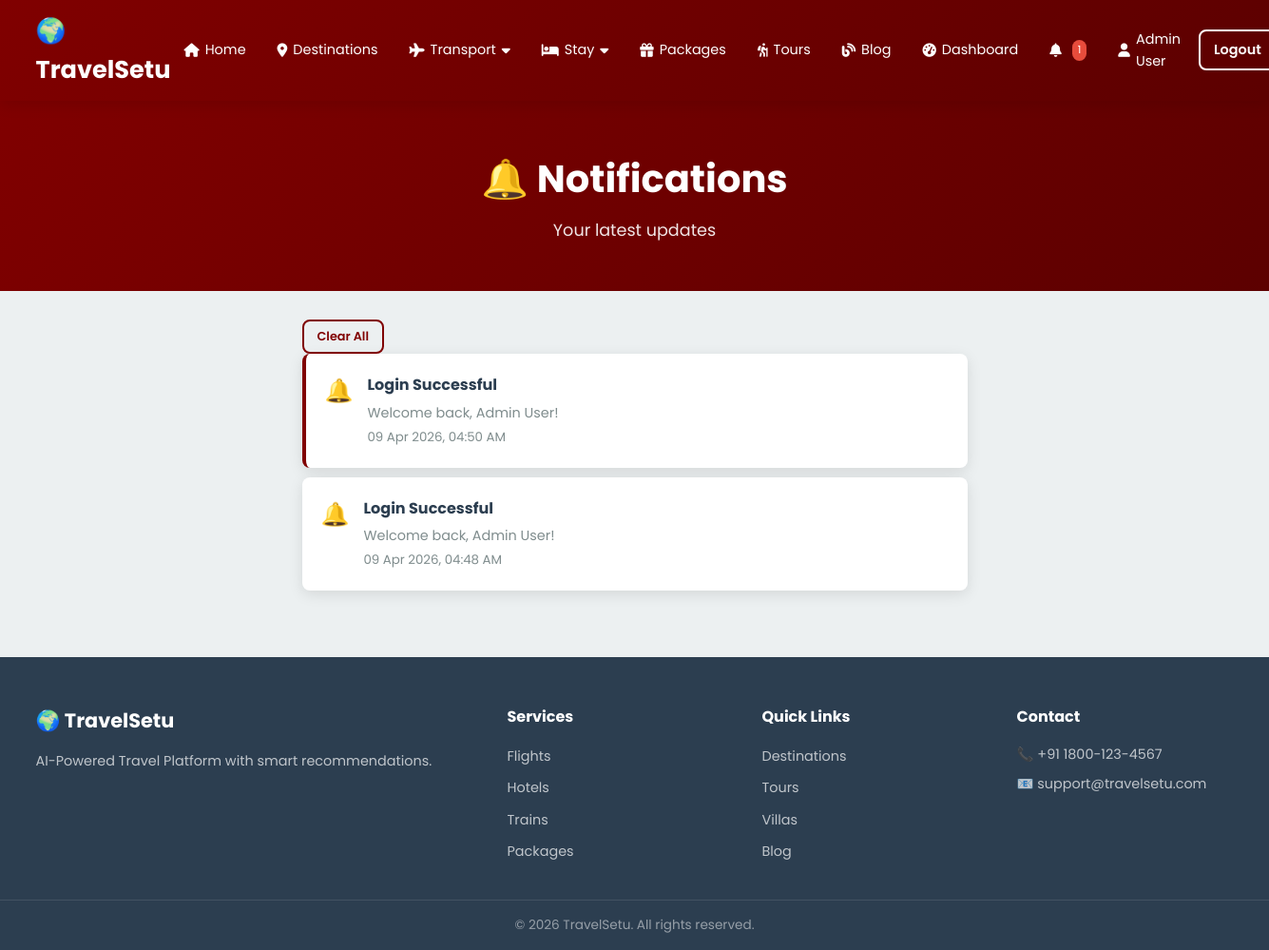
Page /notifications (signed in) on the committed database.
### app.py (models this page shows, shortened)
class User(UserMixin, db.Model):
    __tablename__ = 'users'
    id = db.Column(db.Integer, primary_key=True)
    username = db.Column(db.String(80), unique=True, nullable=False)
    email = db.Column(db.String(120), unique=True, nullable=False)
    password_hash = db.Column(db.String(256), nullable=False)
    full_name = db.Column(db.String(100))
    phone = db.Column(db.String(15))
    role = db.Column(db.String(20), default='user')
    is_verified = db.Column(db.Boolean, default=True)
    is_active_user = db.Column(db.Boolean, default=True)
    created_at = db.Column(db.DateTime, default=datetime.utcnow)
    preferences = db.Column(db.String(500), default='beaches,adventure')
    bookings = db.relationship('Booking', backref='user', lazy=True)
    reviews = db.relationship('Review', backref='user', lazy=True)

class Notification(db.Model):
    __tablename__ = 'notifications'
    id = db.Column(db.Integer, primary_key=True)
    user_id = db.Column(db.Integer, db.ForeignKey('users.id'), nullable=False)
    title = db.Column(db.String(200))
    message = db.Column(db.Text)
    is_read = db.Column(db.Boolean, default=False)
    created_at = db.Column(db.DateTime, default=datetime.utcnow)

### app.py (the view)
@app.route('/notifications')
@login_required
def notifications():
    notifs = Notification.query.filter_by(user_id=current_user.id).order_by(
        Notification.created_at.desc()).all()
    for n in notifs:
        n.is_read = True
    db.session.commit()
    return render_template('notifications.html', notifications=notifs)

### app.py (called while the page is built)
@login_manager.user_loader
def load_user(user_id):
    return User.query.get(int(user_id))

@app.context_processor
def inject_globals():
    unread_count = 0
    if current_user.is_authenticated:
        unread_count = Notification.query.filter_by(
            user_id=current_user.id, is_read=False).count()
    return {
        'unread_notifications': unread_count,
        'current_year': datetime.now().year,
        'all_categories': ['adventure', 'religious', 'beaches', 'heritage'],
        'get_destination_image': get_destination_image,
    }

### templates/notifications.html
{% extends "base.html" %}
{% block content %}
<div class="page-header">
    <h1>🔔 Notifications</h1>
    <p>Your latest updates</p>
</div>
<div class="container">
    <div class="notifications-layout">
        {% if notifications %}
        <div class="text-right mb-20">
            <a href="{{ url_for('clear_notifications') }}" class="btn btn-outline btn-sm">Clear All</a>
        </div>
        {% for n in notifications %}
        <div class="notification-card {% if not n.is_read %}unread{% endif %}">
            <div class="notif-icon">🔔</div>
            <div class="notif-content">
                <h4>{{ n.title }}</h4>
                <p>{{ n.message }}</p>
                <small class="text-muted">{{ n.created_at.strftime('%d %b %Y, %I:%M %p') }}</small>
            </div>
        </div>
        {% endfor %}
        {% else %}
        <div class="card text-center">
            <h3>No notifications</h3>
            <p>You're all caught up!</p>
        </div>
        {% endif %}
    </div>
</div>
{% endblock %}

### templates/base.html (shortened to what this page needs)
<!DOCTYPE html>
<html lang="en">
<head>
    <link rel="stylesheet" href="{{ url_for('static', filename='style.css') }}">
    <link rel="stylesheet" href="https://cdnjs.cloudflare.com/ajax/libs/font-awesome/6.4.0/css/all.min.css">
</head>
<body>
<nav class="navbar">
    <div class="nav-container">
        <a href="{{ url_for('index') }}" class="logo">🌍 TravelSetu</a>
        <ul class="nav-menu" id="navMenu">
            <li><a href="{{ url_for('index') }}"><i class="fas fa-home"></i> Home</a></li>
            <li><a href="{{ url_for('destinations') }}"><i class="fas fa-map-marker-alt"></i> Destinations</a></li>
            <li class="dropdown">
                <a href="#"><i class="fas fa-plane"></i> Transport <i class="fas fa-caret-down"></i></a>
            </li>
            <li class="dropdown">
                <a href="#"><i class="fas fa-bed"></i> Stay <i class="fas fa-caret-down"></i></a>
            </li>
            <li><a href="{{ url_for('packages') }}"><i class="fas fa-gift"></i> Packages</a></li>
            <li><a href="{{ url_for('tours') }}"><i class="fas fa-hiking"></i> Tours</a></li>
            <li><a href="{{ url_for('blog') }}"><i class="fas fa-blog"></i> Blog</a></li>
            {% if current_user.is_authenticated %}
                <li><a href="{{ url_for('dashboard') }}"><i class="fas fa-tachometer-alt"></i> Dashboard</a></li>
                <li>
                    <a href="{{ url_for('notifications') }}">
                        <i class="fas fa-bell"></i>
                        {% if unread_notifications > 0 %}
                            <span class="badge">{{ unread_notifications }}</span>
                        {% endif %}
                    </a>
                </li>
                <li><a href="{{ url_for('profile') }}"><i class="fas fa-user"></i> {{ current_user.full_name }}</a></li>
                <li><a href="{{ url_for('logout') }}" class="btn btn-outline-light btn-sm">Logout</a></li>
            {% else %}
                <li><a href="{{ url_for('login') }}" class="btn btn-outline-light btn-sm">Login</a></li>
                <li><a href="{{ url_for('register') }}" class="btn btn-gold btn-sm">Register</a></li>
            {% endif %}
        </ul>
    </div>
</nav>
<main class="main-content">
    {% block content %}{% endblock %}
</main>
<footer class="footer">
    <div class="footer-container">
        <div class="footer-section">
            <h3>🌍 TravelSetu</h3>
            <p>AI-Powered Travel Platform with smart recommendations.</p>
        </div>
        <div class="footer-section">
            <h4>Services</h4>
            <ul>
                <li><a href="{{ url_for('flights') }}">Flights</a></li>
                <li><a href="{{ url_for('hotels') }}">Hotels</a></li>
                <li><a href="{{ url_for('trains') }}">Trains</a></li>
                <li><a href="{{ url_for('packages') }}">Packages</a></li>
            </ul>
        </div>
        <div class="footer-section">
            <h4>Quick Links</h4>
            <ul>
                <li><a href="{{ url_for('destinations') }}">Destinations</a></li>
                <li><a href="{{ url_for('tours') }}">Tours</a></li>
                <li><a href="{{ url_for('villas') }}">Villas</a></li>
                <li><a href="{{ url_for('blog') }}">Blog</a></li>
            </ul>
        </div>
        <div class="footer-section">
            <h4>Contact</h4>
            <p>📞 +91 1800-123-4567</p>
            <p>📧 support@travelsetu.com</p>
        </div>
    </div>
    <div class="footer-bottom">
        <p>&copy; {{ current_year }} TravelSetu. All rights reserved.</p>
    </div>
</footer>
</body>
</html>

### static/style.css (style rules this page uses)
:root { --primary: #800000; --primary-light: #a52a2a; --primary-dark: #5c0000; --gold: #d4a017; --gold-light: #f0c040; --success: #27ae60; --danger: #e74c3c; --warning: #f39c12; --info: #3498db; --dark: #2c3e50; --gray: #7f8c8d; --gray-light: #ecf0f1; --gray-200: #dfe6e9; --white: #ffffff; --shadow: 0 4px 15px rgba(0,0,0,0.1); --shadow-lg: 0 10px 30px rgba(0,0,0,0.15); --radius: 12px; --radius-sm: 8px; --transition: all 0.3s ease; }
.notifications-layout { max-width: 700px; margin: 30px auto; }
.notification-card { display: flex; gap: 15px; background: white; border-radius: var(--radius-sm); padding: 20px; margin-bottom: 10px; box-shadow: var(--shadow); }
.notification-card.unread { border-left: 4px solid var(--primary); }
.notif-icon { font-size: 1.5rem; }
.notif-content h4 { margin-bottom: 5px; }
.notif-content p { color: var(--gray); font-size: 0.9rem; }
* { margin: 0; padding: 0; box-sizing: border-box; }
html { scroll-behavior: smooth; }
body { font-family: 'Poppins', sans-serif; background: var(--gray-light); color: var(--dark); line-height: 1.6; min-height: 100vh; display: flex; flex-direction: column; }
a { text-decoration: none; color: inherit; transition: var(--transition); }
ul { list-style: none; }
.container { max-width: 1300px; margin: 0 auto; padding: 0 20px; }
.navbar { background: linear-gradient(135deg, var(--primary), var(--primary-dark)); padding: 12px 0; position: sticky; top: 0; z-index: 1000; box-shadow: var(--shadow); }
.nav-container { max-width: 1300px; margin: 0 auto; padding: 0 20px; display: flex; align-items: center; justify-content: space-between; }
.logo { font-size: 1.6rem; font-weight: 700; color: var(--white); }
.nav-menu { display: flex; align-items: center; gap: 5px; }
.nav-menu > li > a { color: var(--white); padding: 8px 14px; border-radius: var(--radius-sm); font-size: 0.9rem; display: flex; align-items: center; gap: 6px; }
.dropdown { position: relative; }
.badge { background: var(--danger); color: white; font-size: 0.7rem; padding: 2px 6px; border-radius: 20px; margin-left: 5px; }
.btn { display: inline-flex; align-items: center; justify-content: center; gap: 8px; padding: 12px 24px; border-radius: var(--radius-sm); font-weight: 600; font-size: 0.9rem; border: 2px solid transparent; transition: var(--transition); }
.btn-outline { background: transparent; border-color: var(--primary); color: var(--primary); }
.btn-outline-light { background: transparent; border-color: white; color: white; }
.btn-sm { padding: 6px 14px; font-size: 0.8rem; }
.page-header { background: linear-gradient(135deg, var(--primary), var(--primary-dark)); padding: 50px 0; text-align: center; color: white; }
.page-header h1 { font-size: 2.5rem; margin-bottom: 8px; }
.page-header p { opacity: 0.9; font-size: 1.1rem; }
.main-content { flex: 1; padding-bottom: 40px; }
.text-muted { color: var(--gray); }
.footer { background: var(--dark); color: white; margin-top: auto; }
.footer-container { max-width: 1300px; margin: 0 auto; padding: 50px 20px 30px; display: grid; grid-template-columns: 2fr 1fr 1fr 1fr; gap: 40px; }
.footer-section h3 { font-size: 1.3rem; margin-bottom: 15px; }
.footer-section h4 { font-size: 1rem; margin-bottom: 15px; }
.footer-section p { color: rgba(255,255,255,0.7); font-size: 0.9rem; margin-bottom: 8px; }
.footer-section ul li { margin-bottom: 8px; }
.footer-section ul li a { color: rgba(255,255,255,0.7); font-size: 0.9rem; }
.footer-bottom { border-top: 1px solid rgba(255,255,255,0.1); padding: 15px; text-align: center; }
.footer-bottom p { color: rgba(255,255,255,0.5); font-size: 0.85rem; }

### rows in the picture
User: full_name "Admin User"
Notification: title "Login Successful", message "Welcome back, Admin User!", created_at "09 Apr 2026, 04:50 AM"
Notification: title "Login Successful", message "Welcome back, Admin User!", created_at "09 Apr 2026, 04:48 AM"

### other values in the picture
{{ unread_notifications }} "1"
